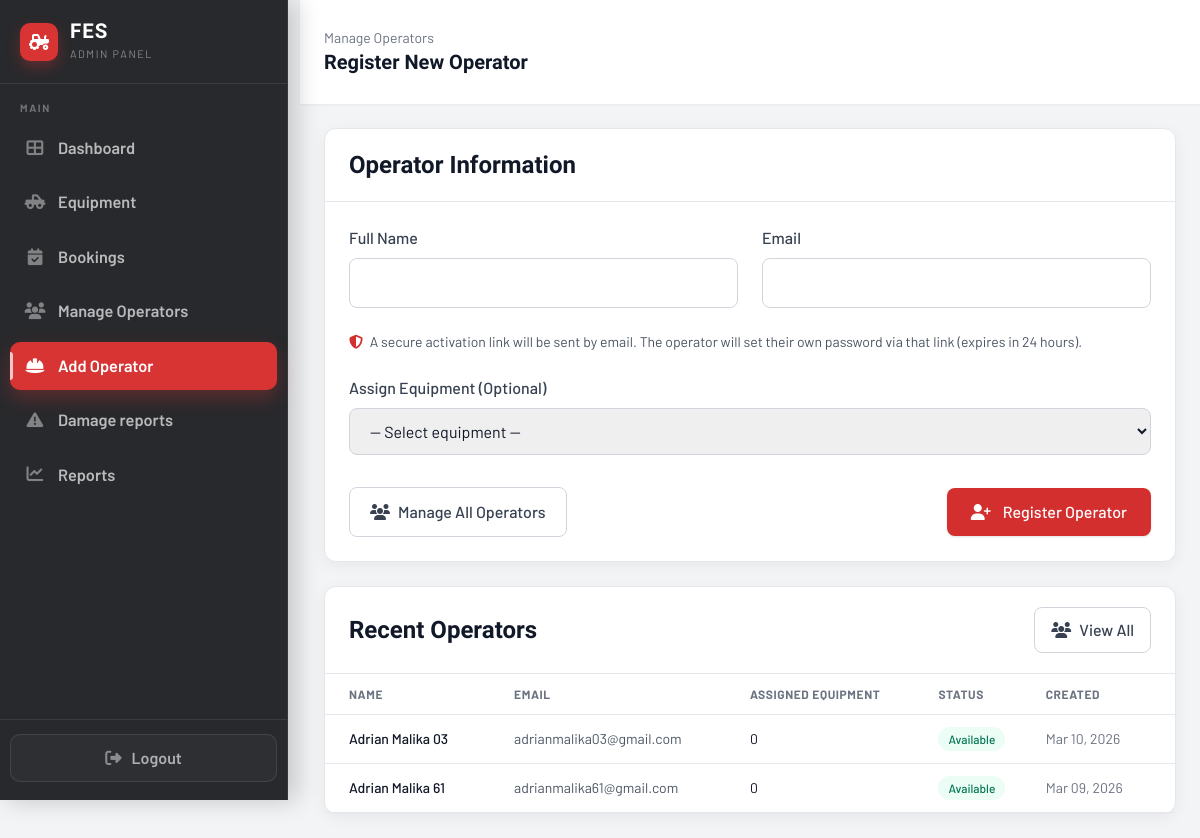
Screenshot of /Pages/admin/add_operator.php (signed in) with the database file from the repository.
### tables this page shows
CREATE TABLE IF NOT EXISTS `users` (
  `user_id` int NOT NULL AUTO_INCREMENT,
  `name` varchar(255) NOT NULL,
  `email` varchar(255) NOT NULL,
  `password_hash` varchar(255) NOT NULL,
  `role` enum('customer','admin','operator') NOT NULL DEFAULT 'customer',
  `created_at` timestamp NOT NULL DEFAULT CURRENT_TIMESTAMP,
  `updated_at` timestamp NOT NULL DEFAULT CURRENT_TIMESTAMP ON UPDATE CURRENT_TIMESTAMP,
  `password_reset_token` varchar(64) DEFAULT NULL,
  `password_reset_expires` datetime DEFAULT NULL,
  PRIMARY KEY (`user_id`),
  UNIQUE KEY `email` (`email`)
);

### Pages/admin/add_operator.php (the view, shortened to what this page needs)
<?php
$recent_operators = [];
try {
    $conn = getDBConnection();
    $op_sql = "
        SELECT u.user_id, u.name, u.email, u.created_at,
               COUNT(e.id) AS assigned_equipment,
               SUM(CASE WHEN e.status = 'in_use' THEN 1 ELSE 0 END) AS active_jobs
        FROM users u
        LEFT JOIN equipment e ON e.operator_id = u.user_id
        WHERE u.role = 'operator'
        GROUP BY u.user_id
        ORDER BY u.created_at DESC
        LIMIT 8
    ";
    $op_res = $conn->query($op_sql);
    if ($op_res) {
        while ($row = $op_res->fetch_assoc()) {
            $recent_operators[] = $row;
        }
    }
} catch (Exception $e) {
    error_log('Add operator page load error: ' . $e->getMessage());
}
?>
<!DOCTYPE html>
<html lang="en">
<head>
    <link rel="stylesheet" href="https://cdnjs.cloudflare.com/ajax/libs/font-awesome/6.4.0/css/all.min.css">
    <script src="https://cdn.tailwindcss.com"></script>
</head>
<body>
    <div class="min-h-screen w-full bg-gray-100">
        <?php include __DIR__ . '/include/sidebar.php'; ?>
        <div class="min-h-screen" style="margin-left: 300px; width: calc(100% - 300px);" id="main-content">
            <header class="bg-white px-6 py-7 flex items-center justify-between shadow-sm md:pl-6">
                <div class="flex items-center gap-3">
                    <div>
                        <div class="text-sm text-gray-500">Manage Operators</div>
                        <h1 class="text-xl font-semibold text-gray-900">Register New Operator</h1>
                    </div>
                </div>
           </header>
            <main class="flex-1 overflow-y-auto p-6" style="width: 100%; overflow-x: hidden;">
                <section class="bg-white rounded-xl shadow-card border border-gray-200 mb-6">
                    <div class="px-6 py-5 border-b border-gray-200">
                        <h2 class="text-2xl font-semibold text-gray-900">Operator Information</h2>
                    </div>
                    <div class="p-6">
                        <form id="add-operator-form" action="include/process_add_operator.php?v=<?php echo time(); ?>" method="post" class="space-y-6">
                            <div class="grid grid-cols-2 gap-6 grid-2">
                                <div>
                                    <label class="block text-base font-medium text-gray-700 mb-2">Full Name</label>
                                    <input type="text" name="full_name" class="w-full border border-gray-300 rounded-lg px-4 py-3 text-base text-gray-900 placeholder-gray-500 focus:outline-none focus:ring-2 focus:ring-fes-red focus:border-fes-red" required>
                                </div>
                                <div>
                                    <label class="block text-base font-medium text-gray-700 mb-2">Email</label>
                                    <input type="email" name="email" class="w-full border border-gray-300 rounded-lg px-4 py-3 text-base text-gray-900 placeholder-gray-500 focus:outline-none focus:ring-2 focus:ring-fes-red focus:border-fes-red" required>
                                </div>
                            </div>
                            <p class="text-sm text-gray-600">
                                <i class="fas fa-shield-halved text-fes-red mr-1"></i>
                                A secure activation link will be sent by email. The operator will set their own password via that link (expires in 24 hours).
                            </p>
                            <div>
                                <label class="block text-base font-medium text-gray-700 mb-2">Assign Equipment (Optional)</label>
                                <select name="assign_equipment_id" class="w-full border border-gray-300 rounded-lg px-4 py-3 text-base text-gray-900 focus:outline-none focus:ring-2 focus:ring-fes-red focus:border-fes-red">
                                    <option value="">-- Select equipment --</option>
                                </select>
                            </div>
                            <div class="flex items-center justify-between pt-2">
                                <a href="users.php" class="inline-flex items-center gap-2 border border-gray-300 bg-white hover:bg-gray-50 text-gray-700 font-medium px-5 py-3 rounded-lg transition">
                                    <i class="fas fa-users"></i>
                                    Manage All Operators
                                </a>
                                <button id="create-operator-btn" type="submit" class="inline-flex items-center justify-center gap-3 bg-fes-red hover:bg-[#b71c1c] text-white font-medium px-6 py-3 rounded-lg shadow transition text-base">
                                    <i class="fas fa-user-plus"></i>
                                    <span>Register Operator</span>
                                </button>
                            </div>
                        </form>
                    </div>
                </section>
                <section class="bg-white rounded-xl shadow-card border border-gray-200">
                    <div class="px-6 py-5 border-b border-gray-200 flex items-center justify-between">
                        <h2 class="text-2xl font-semibold text-gray-900">Recent Operators</h2>
                        <a href="users.php" class="inline-flex items-center gap-2 border border-gray-300 bg-white hover:bg-gray-50 text-gray-700 font-medium px-4 py-2.5 rounded-lg transition">
                            <i class="fas fa-users"></i>
                            View All
                        </a>
                    </div>
                    <div class="overflow-x-auto">
                        <table class="min-w-full">
                            <thead>
                                <tr class="text-left text-xs font-medium text-gray-500 border-b uppercase tracking-wider">
                                    <th class="py-3 px-6">Name</th>
                                    <th class="py-3 pr-4">Email</th>
                                    <th class="py-3 pr-4">Assigned Equipment</th>
                                    <th class="py-3 pr-4">Status</th>
                                    <th class="py-3 pr-6">Created</th>
                                </tr>
                            </thead>
                            <tbody class="text-sm text-gray-900">
                                <?php if (empty($recent_operators)): ?>
                                    <tr>
                                        <td colspan="5" class="py-8 text-center text-gray-500">No operators yet.</td>
                                    </tr>
                                <?php else: ?>
                                    <?php foreach ($recent_operators as $op): ?>
                                        <?php $active = (int)($op['active_jobs'] ?? 0); ?>
                                        <tr class="border-b hover:bg-gray-50">
                                            <td class="py-3 px-6 font-medium"><?php echo htmlspecialchars($op['name']); ?></td>
                                            <td class="py-3 pr-4 text-gray-600"><?php echo htmlspecialchars($op['email']); ?></td>
                                            <td class="py-3 pr-4"><?php echo (int)$op['assigned_equipment']; ?></td>
                                            <td class="py-3 pr-4">
                                                <span class="inline-flex items-center px-2.5 py-1 rounded-full text-xs font-medium <?php echo $active > 0 ? 'bg-amber-50 text-amber-700' : 'bg-emerald-50 text-emerald-700'; ?>">
                                                    <?php echo $active > 0 ? 'Busy' : 'Available'; ?>
                                                </span>
                                            </td>
                                            <td class="py-3 pr-6 text-gray-500"><?php echo htmlspecialchars(date('M d, Y', strtotime($op['created_at']))); ?></td>
                                        </tr>
                                    <?php endforeach; ?>
                                <?php endif; ?>
                            </tbody>
                        </table>
                    </div>
                </section>
            </main>
        </div>
    </div>
</body>
</html>

### Pages/admin/add_operator.php (style rules this page uses)
* { font-family: 'Barlow', sans-serif; }
h1, h2, h3, h4, .display { font-family: 'Barlow Condensed', sans-serif; }
@media (min-width: 768px) { #main-content { margin-left: 300px !important; width: calc(100% - 300px) !important; } }

### rows the page displays
users: name "Adrian Malika 03", email "adrianmalika03@gmail.com", assigned_equipment "0", created_at "Mar 10, 2026"
users: name "Adrian Malika 61", email "adrianmalika61@gmail.com", assigned_equipment "0", created_at "Mar 09, 2026"
